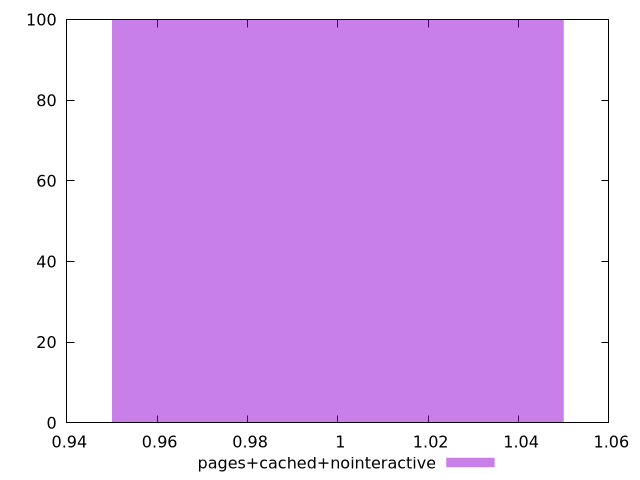

The gnuplot source for this figure:
$_pagesCachedNointeractive <<EOF
1 100
EOF
set key outside below
set terminal pngcairo
set output "report_00005_2020-11-02T22-26-11.212Z/font-display/pages+cached+nointeractive//hist.png"
set yrange [0:100]
set boxwidth 0.1
set style fill transparent solid 0.5 noborder
plot $_pagesCachedNointeractive title "pages+cached+nointeractive" with boxes ,
